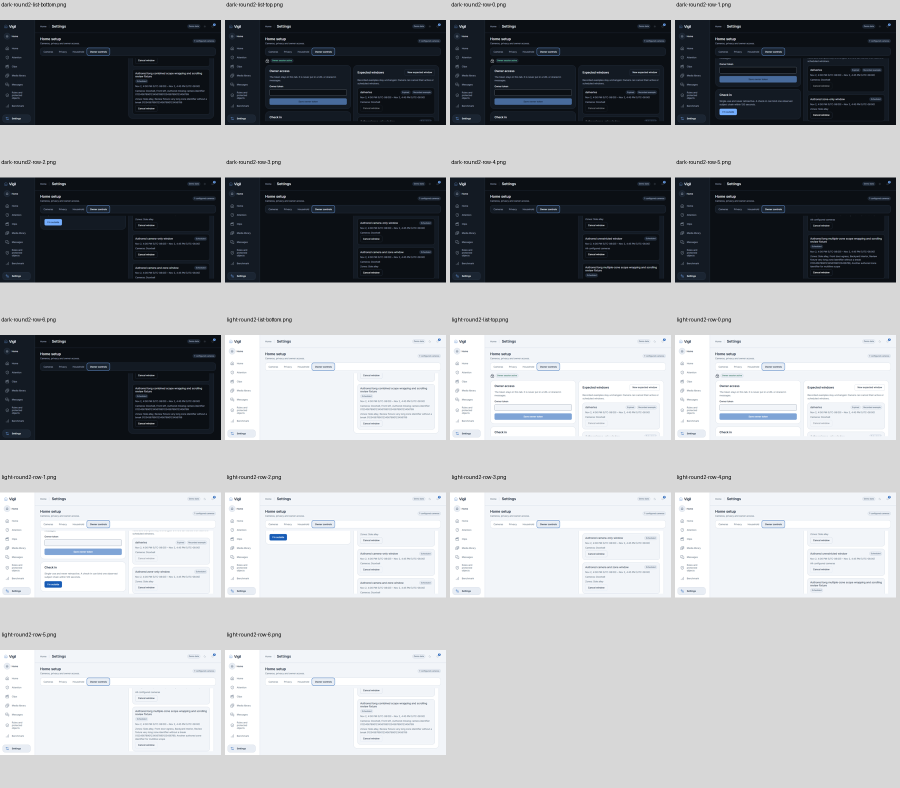
#> input picture qa/screens/5f6f8893/inspection/review-controls-1366x650-main-01.png, 1800 x 1575 px (shown at 1/2 size); its folder holds only this picture in this run
$ python contact_sheets.py ../../../qa/screens/5f6f8893/inspection
#> lines starting #> are read from the running program, lines starting #| are printed output that depends on the picture
"""Index generated UI screenshots for manual layout review; originals remain unchanged."""

import argparse
import re
from pathlib import Path

from PIL import Image, ImageDraw


def main() -> None:
    parser = argparse.ArgumentParser(description=__doc__)
    parser.add_argument("root", type=Path)
    parser.add_argument("--columns", type=int, default=3)
    parser.add_argument("--rows", type=int, default=4)
    parser.add_argument("--key-states", action="store_true")
    args = parser.parse_args()
    paths = sorted(p for p in args.root.rglob("*.png") if "inspection" not in p.name)
    if args.key_states:
        pattern = re.compile(
            r"(?:-000-home|-house-view-(?:0|7|13)|-visit-panel|-observations-open|"
            r"-route-attention|-route-messages|-popup-shared-draft|-actual-local-send|"
            r"-ask-unavailable|-keyboard-focus|-notifications|-reduced-actual-style|"
            r"-Top-down)\.png$"
        )
        paths = [p for p in paths if pattern.search(p.name) or "motion-adaptive" in p.name]
    columns, rows = args.columns, args.rows
    width, height, caption = 560, 420, 28
    for offset in range(0, len(paths), columns * rows):
        batch = paths[offset : offset + columns * rows]
        sheet = Image.new("RGB", (width * columns, (height + caption) * rows), "#e8edf4")
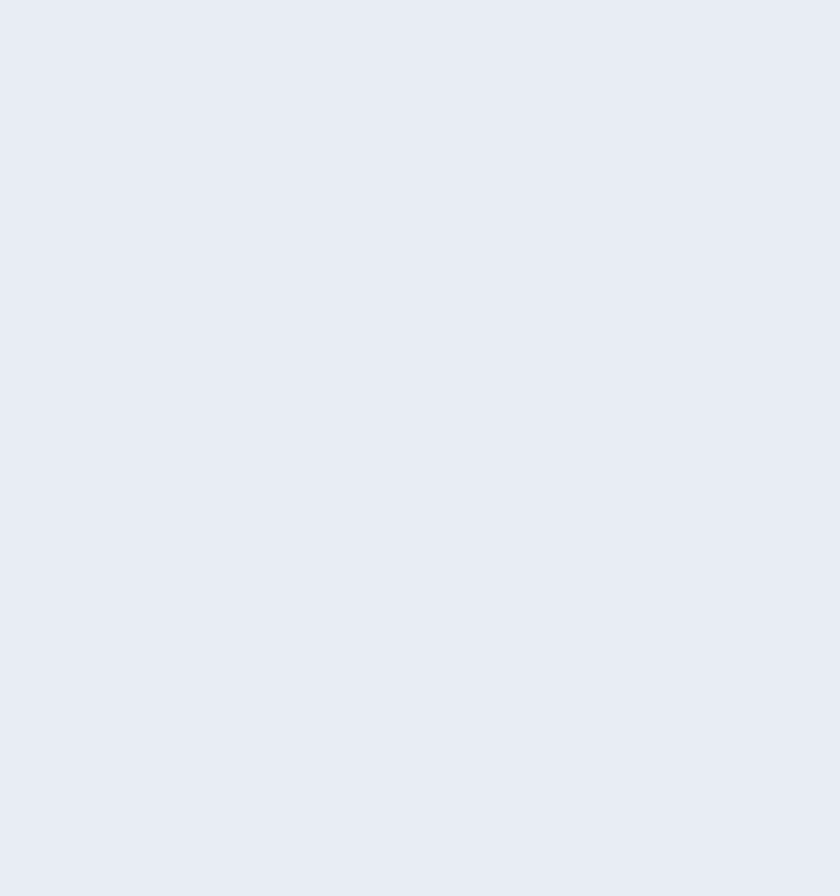
#> sheet: PIL image 1680x1792 RGB (shown at 1/2 size); mean R, G, B 232, 237, 244
        draw = ImageDraw.Draw(sheet)
        for index, path in enumerate(batch):
            image = Image.open(path).convert("RGB")
#> image is the input picture: PIL image 1800x1575 RGB; mean R, G, B 164.3, 166.8, 170.1
            image.thumbnail((width, height))
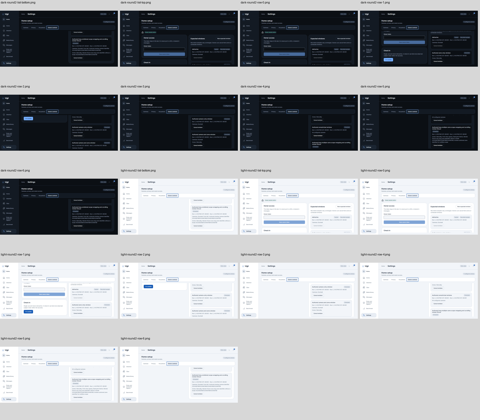
#> image: PIL image 480x420 RGB; mean R, G, B 164.3, 166.8, 170.1
            x, y = index % columns * width, index // columns * (height + caption)
            sheet.paste(image, (x, y))
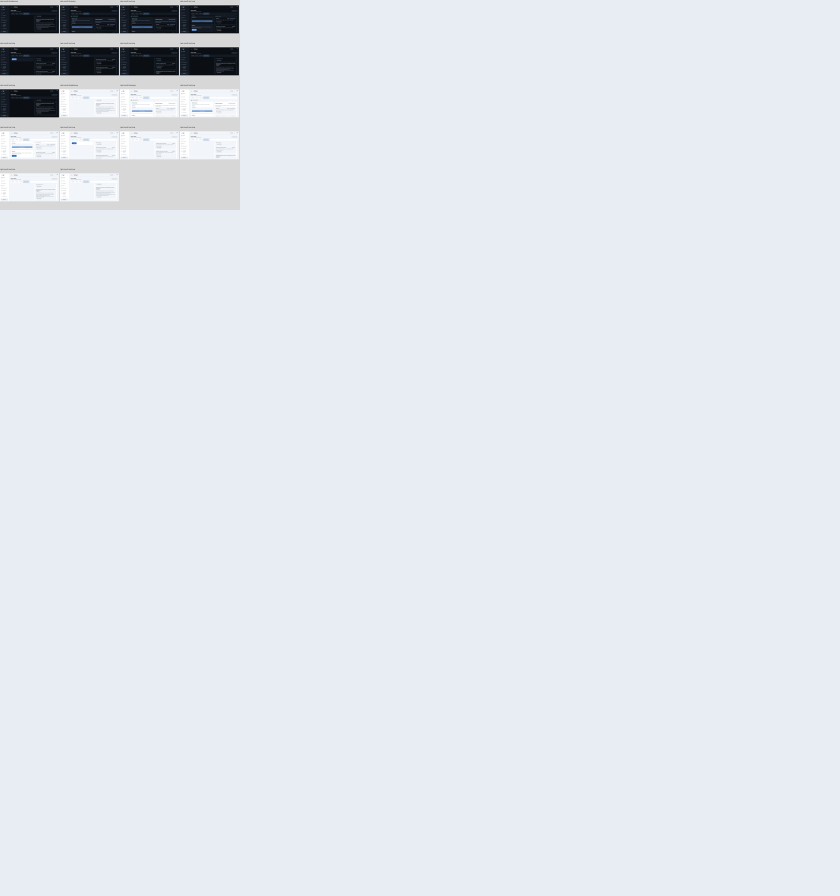
#> sheet: PIL image 1680x1792 RGB (shown at 1/2 size); mean R, G, B 227.5, 232.3, 239
            draw.text((x + 4, y + height + 4), path.name[:78], fill="#162234")
        kind = "key-" if args.key_states else ""
        target = args.root / f"motion-inspection-{kind}{offset // (columns * rows):03d}.png"
        sheet.save(target)
        print(target)


if __name__ == "__main__":
    main()
